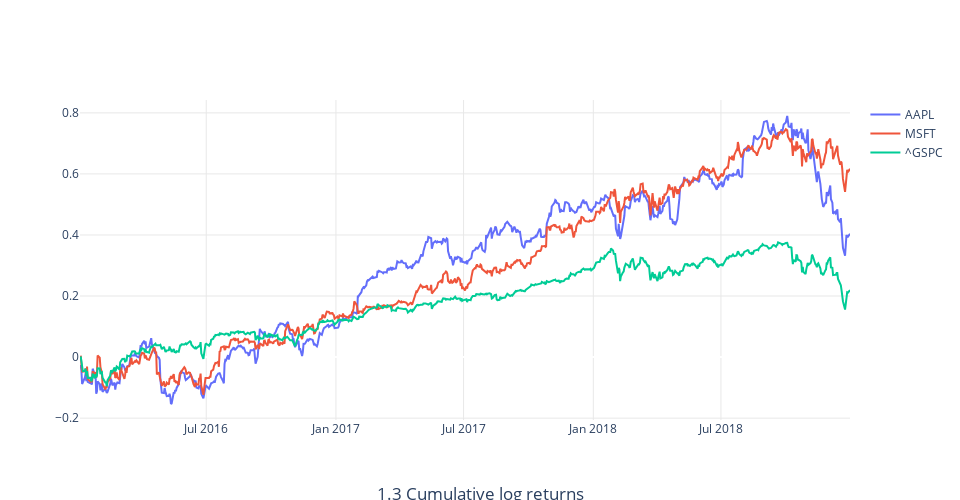

Source (notebook cell):
### Code cell
simple_plot(axis, title='1.3 Cumulative log returns')

### Figure 1 — Plotly figure (JSON) as saved in the notebook; plotly's stock layout.template omitted (floating-point values rounded to 4 significant figures; data arrays with more than 128 entries replaced by an {"elided": "..."} marker saying what was removed)
{"data": [{"name": "AAPL", "opacity": 1, "type": "scatter", "x": {"elided": "754 str values"}, "y": {"elided": "754 float values"}}, {"name": "MSFT", "opacity": 1, "type": "scatter", "x": {"elided": "754 str values"}, "y": {"elided": "754 float values"}}, {"name": "^GSPC", "opacity": 1, "type": "scatter", "x": {"elided": "754 str values"}, "y": {"elided": "754 float values"}}], "layout": {"height": 500, "plot_bgcolor": "rgba(0,0,0,0)", "title": {"text": "1.3 Cumulative log returns", "x": 0.5, "xanchor": "center", "y": 0, "yanchor": "bottom"}, "width": 960, "xaxis": {"gridcolor": "#E8E8E8", "gridwidth": 1, "rangeslider": {"visible": false}, "showgrid": true}, "yaxis": {"gridcolor": "#E8E8E8", "gridwidth": 1, "showgrid": true}}}
